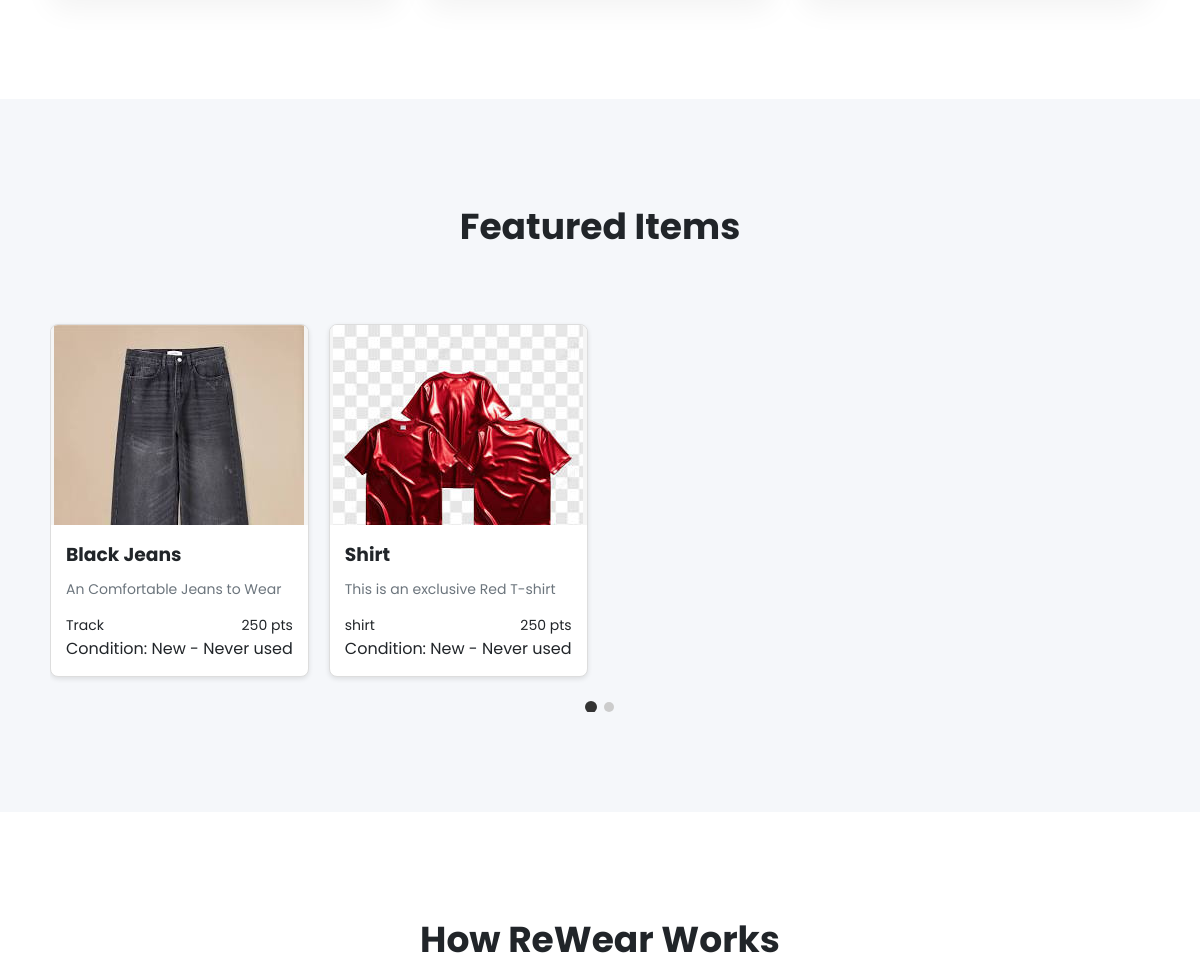
Before: / (middle part) with the older database file.
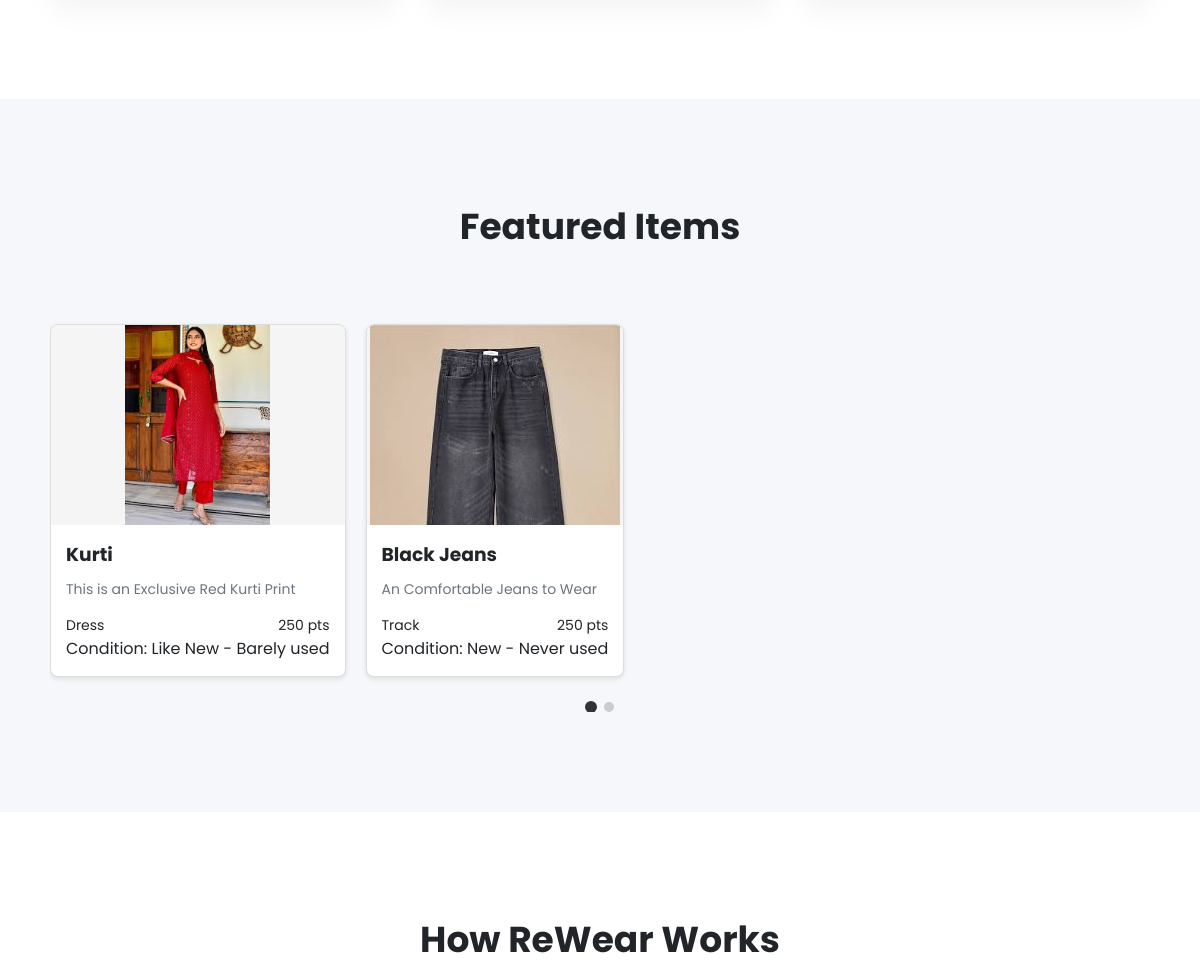
After: the same page with the newer database file.
### mainapp/models.py (models this page shows, shortened)
class Item(models.Model):
    CONDITION_CHOICES = [
        ('new', 'New - Never used'),
        ('like-new', 'Like New - Barely used'),
        ('good', 'Good - Some wear'),
        ('fair', 'Fair - Noticeable wear'),
        ('poor', 'Poor - Significant wear'),
    ]
    CATEGORY_CHOICES = [
        ('shirt','shirt'),
        ('t-shirt','t-shirt'),
        ('Track','Track'),
        ('Dress','Dress'),
    ]
    title = models.CharField(max_length=100)
    description = models.TextField()
    category = models.CharField(max_length=50, choices=CATEGORY_CHOICES)
    size = models.CharField(max_length=50)
    condition = models.CharField(max_length=20, choices=CONDITION_CHOICES)
    user = models.ForeignKey(User, on_delete=models.CASCADE)
    status = models.BooleanField(default=False)# False = Unavailable, True = Available
    points = models.IntegerField(null=True)
    uploaded_at = models.DateTimeField(auto_now_add=True)

class ItemImage(models.Model):
    user = models.ForeignKey(User, on_delete=models.CASCADE,null=True)
    item = models.ForeignKey(Item, on_delete=models.CASCADE, related_name='images')
    image = models.ImageField(upload_to='item_images/')

### mainapp/views.py (the view)
# urls.py: path('', views.landing_page, name='landing'),
def landing_page(request):
    featured_items = Item.objects.filter(status=True).order_by('-uploaded_at')[:2]
    context = {
        'featured_items': featured_items,
    }
    return render(request, 'landing_page.html', context)

### templates/landing_page.html (shortened to what this page needs)
{% load static %}
<!DOCTYPE html>
<html lang="en">
<head>
</head>
<body>
    <section class="features" id="features">
    </section>
<section class="items-section" id="items">
    <h2 class="section-title">Featured Items</h2>
    <div class="carousel">
        {% if featured_items %}
        <div class="carousel-container">
            {% for item in featured_items %}
            <div class="item-card">
                <div class="item-image">
                    {% if item.images.all %}
                        <img src="{{ item.images.first.image.url }}" alt="{{ item.title }}">
                    {% else %}
                        <span class="no-image">No Image Available</span>
                    {% endif %}
                </div>
                <div class="item-info">
                    <h3>{{ item.title }}</h3>
                    <p>{{ item.description|truncatechars:80 }}</p>
                    <div class="item-meta">
                        <span class="category">{{ item.get_category_display }}</span>
                        <span class="points">{{ item.points }} pts</span>
                    </div>
                    <div class="item-condition">
                        Condition: {{ item.get_condition_display }}
                    </div>
                </div>
            </div>
            {% endfor %}
        </div>
        <div class="carousel-nav">
            {% for i in featured_items %}
            <div class="carousel-dot {% if forloop.first %}active{% endif %}"></div>
            {% endfor %}
        </div>
        {% else %}
        <div class="no-items">
            <p>No featured items available at the moment.</p>
        </div>
        {% endif %}
    </div>
</section>
    <section class="how-it-works">
        <h2 class="section-title">How ReWear Works</h2>
    </section>
</body>
</html>

Changed rows visible on the page:
no longer on this page (row unchanged): Item: images.first.image (picture), title "Shirt", description "This is an exclusive Red T-shirt", category "shirt", points "250", condition "New - Never used"
added Item: images.first.image (picture), title "Kurti", description "This is an Exclusive Red Kurti Print", category "Dress", points "250", condition "Like New - Barely used"
